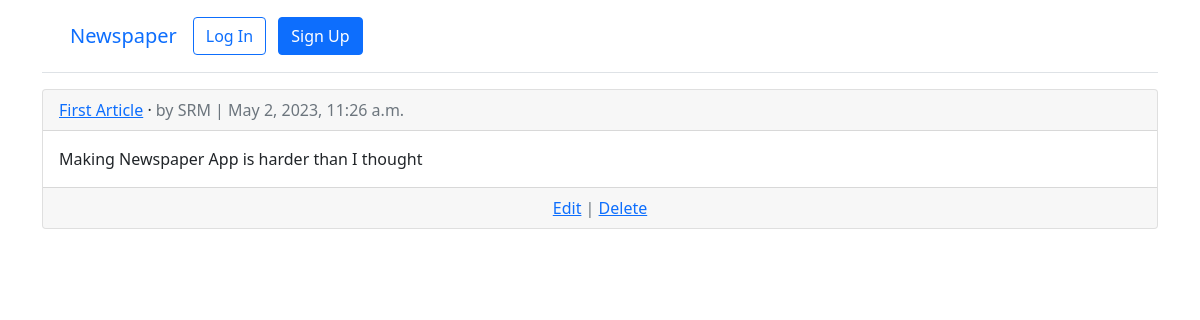
The page /articles/ on the database as committed earlier.
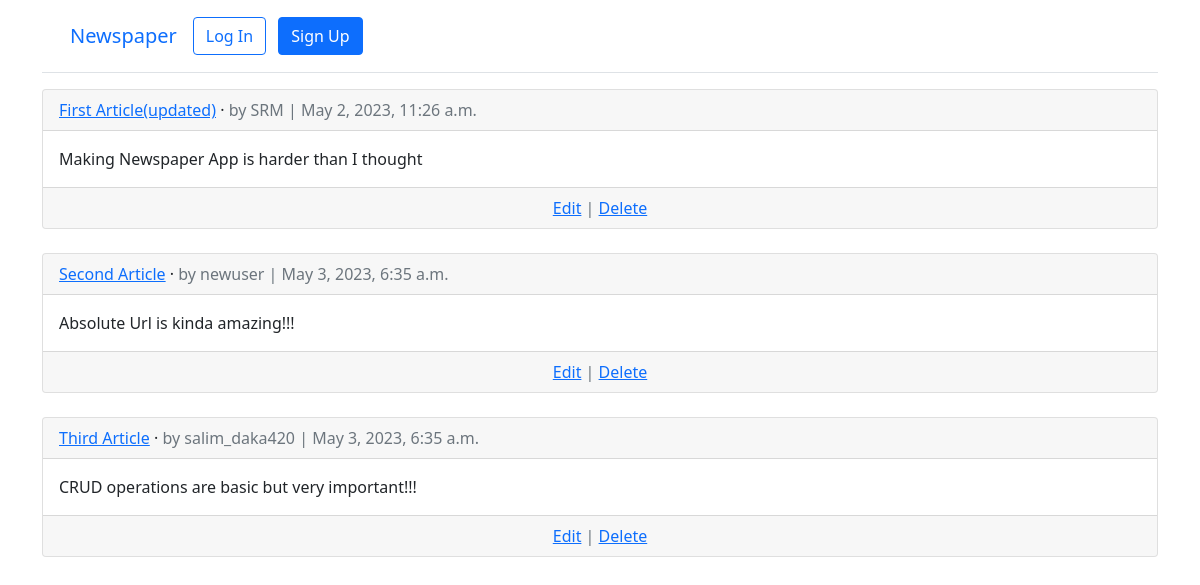
The same page on the database as committed later.
### articles/models.py (models this page shows, shortened)
class Article(models.Model):
    title = models.CharField(max_length=255)
    body = models.TextField()
    date = models.DateTimeField(auto_now_add=True)
    author = models.ForeignKey(
        settings.AUTH_USER_MODEL,
        on_delete=models.CASCADE,
    )
    def get_absolute_url(self):
        return reverse("article_detail", kwargs={"pk": self.pk})

### accounts/models.py (models this page shows)
class CustomUser(AbstractUser):
    age = models.PositiveIntegerField(null=True, blank=True)

### articles/views.py (the view)
# urls.py: path('', ArticleListView.as_view(), name="article_list"),
class ArticleListView(ListView):
    model = Article
    template_name = "article_list.html"

### templates/article_list.html (shortened to what this page needs)
{% extends "base.html" %}
{% block content %}
{% for article in article_list %}
<div class="card">
  <div class="card-header">
    <span class="font-weight-bold">
      <a href="{{ article.get_absolute_url }}">{{ article.title }}</a>
    </span> &middot;
    <span class="text-muted">by {{ article.author }} | {{ article.date }}</span>
  </div>
  <div class="card-body">{{ article.body }}</div>
  <div class="card-footer text-center text-muted">
    <a href="{% url 'article_edit' article.pk %}">Edit</a>
    | <a href="{% url 'article_delete' article.pk %}">Delete</a>
  </div>
</div>
<br />
{% endfor %}
{% endblock content %}

### templates/base.html (shortened to what this page needs)
<!DOCTYPE html>
<html>
  <head>
    <link
      href="https://cdn.jsdelivr.net/npm/bootstrap@5.1.3/dist/css/bootstrap.min.css"
      rel="stylesheet"
    />
  </head>
  <body>
    <div class="container">
      <header class="p-3 mb-3 border-bottom">
        <div class="container">
          <div
            class="d-flex flex-wrap align-items-center justify-content-center justify-content-lg-start"
          >
            <a class="navbar-brand" href="{% url 'home' %}">Newspaper</a>
            <ul
              class="nav col-12 col-lg-auto me-lg-auto mb-2 justify-content-center mb-md-0"
            >
              {% if user.is_authenticated %}
              <li><a href="#" class="nav-link px-2 link-dark">+ New</a></li>
            </ul>
            <div class="dropdown text-end">
              <a
                href="#"
                class="d-block link-dark text-decoration-none dropdown-toggle"
                id="dropdownUser1"
                data-bs-toggle="dropdown"
                aria-expanded="false"
              >
                {{ user.username }}
              </a>
              <ul
                class="dropdown-menu text-small"
                aria-labelledby="dropdownUser1"
              >
                <li>
                  <a class="dropdown-item" href="{% url 'password_change'%}">
                    Change password</a
                  >
                </li>
                <li>
                  <a class="dropdown-item" href="{% url 'logout' %}">Log Out</a>
                </li>
              </ul>
            </div>
            {% else %}
            <div class="text-end">
              <a href="{% url 'login' %}" class="btn btn-outline-primary me-2">
                Log In</a
              >
              <a href="{% url 'signup' %}" class="btn btn-primary">Sign Up</a>
            </div>
            {% endif %}
          </div>
        </div>
      </header>
      <main>{% block content %} {% endblock content %}</main>
    </div>
  </body>
</html>

Rows that differ between the two databases and show on the page:
changed Article "Making Newspaper App is harder than I thought": title "First Article" → "First Article(updated)"
added Article: title "Second Article", author "newuser", date "May 3, 2023, 6:35 a.m.", body "Absolute Url is kinda amazing!!!"
added Article: title "Third Article", author "salim_daka420", date "May 3, 2023, 6:35 a.m.", body "CRUD operations are basic but very important!!!"
